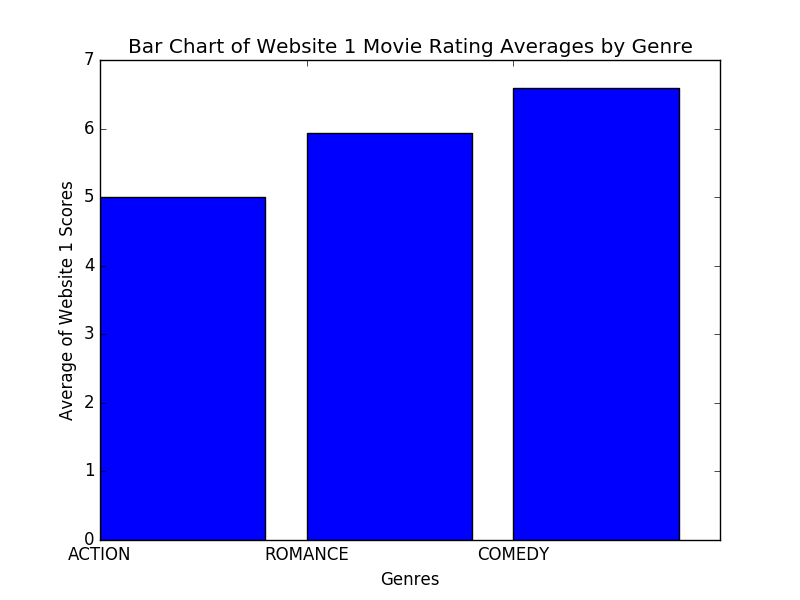

Write Python code to recreate this figure.
#!/usr/bin/env python2.7

# Eric Layne
# CSE40647
# hw1-2-3

import csv
import numpy as np
from scipy import stats
import matplotlib.pyplot as plt

#score1 = [None]*150
#score2 = [None]*150
#score3 = [None]*150
#score4 = [None]*150
genres = (['ACTION', 'ROMANCE', 'COMEDY'])

with open('Dataset-film-data.csv') as film_data_file:
	film_data = csv.reader(film_data_file, delimiter=',')
	line_count = 0
	action_sum = 0.00
	action_ct = 0.00
	romance_sum = 0.00
	romance_ct = 0.00
	comedy_sum = 0.00
	comedy_ct = 0.00
	read_head = False
	for row in film_data:
		if not read_head:
			read_head = True
			continue
		else:
			#score1[line_count] = float(row[1])
			#score2[line_count] = float(row[2])
			#score3[line_count] = float(row[3])
			#score4[line_count] = float(row[4])
			if row[5] == 'ACTION':
				action_sum = action_sum + float(row[1])
				action_ct = action_ct + 1
			elif row[5] == 'ROMANCE':
				romance_sum = romance_sum + float(row[1])
				romance_ct = romance_ct + 1
			elif row[5] == 'COMEDY':
				comedy_sum = comedy_sum + float(row[1])
				comedy_ct = comedy_ct + 1
			line_count = line_count + 1

data = [float(action_sum/action_ct), float(romance_sum/romance_ct), float(comedy_sum/comedy_ct)]
plt.bar([1,2,3], data)
plt.xticks([1,2,3], genres)
plt.xlabel('Genres')
plt.ylabel('Average of Website 1 Scores')
plt.title('Bar Chart of Website 1 Movie Rating Averages by Genre')
plt.show()
